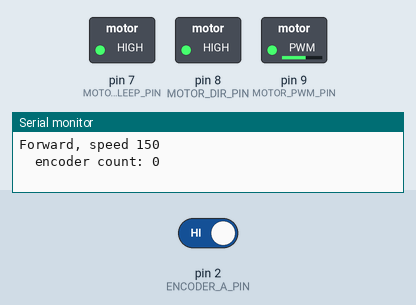
This sketch was run on a simulated Arduino Nano, built with avr-gcc and run on an emulated ATmega328P. Shown: switched loads named in the sketch (green lamp = pin HIGH), the last lines printed to the serial monitor. Inputs (shaded band) come from the test bench; at power-on: pin 2 (ENCODER_A_PIN) HIGH.

Above: at 2.05 s.
At 5.05 s:
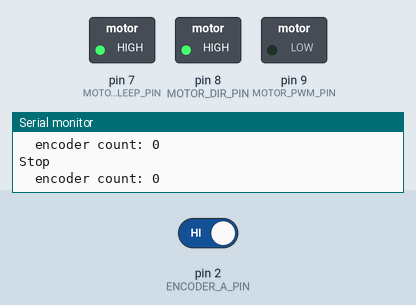
At 6.5 s:
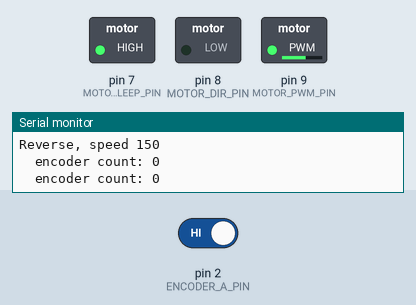
At 11.0 s:
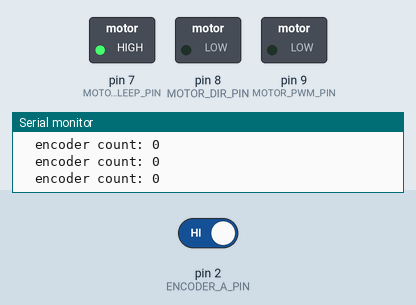
Timing chart, 0 to 13.7 s (numbered marks = the images above):
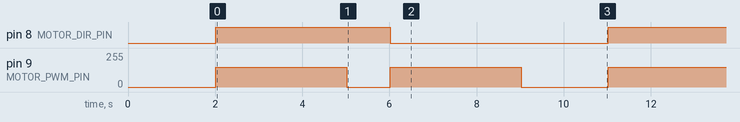

Measured:
- by itself, pin 8 (MOTOR_DIR_PIN): alternates HIGH for 4.0 s and LOW for 5.0 s
- by itself, pin 9 (MOTOR_PWM_PIN): repeats every 9.0 s: 0/255 1.0 s, 150/255 3.0 s, 0/255 2.0 s, 150/255 3.0 s

The sketch:

motor_spin_test.ino
```cpp
// ============================================================
// MOTOR SPIN TEST - Arduino IDE version
// Board: Arduino Nano
// Purpose: confirm the DRV8874 driver + FIT0186 motor spin,
// and that the encoder is counting.
// ============================================================

// --- Pin definitions (match your wiring) ---
const int MOTOR_PWM_PIN   = 9;   // driver PWM (speed)
const int MOTOR_DIR_PIN   = 8;   // driver DIR (direction)
const int MOTOR_SLEEP_PIN = 7;   // driver nSLEEP - must be HIGH to enable

const int ENCODER_A_PIN = 2;     // encoder channel A (interrupt pin)
const int ENCODER_B_PIN = 3;     // encoder channel B

volatile long encoderCount = 0;

void encoderISR() {
  bool bState = digitalRead(ENCODER_B_PIN);
  if (bState) {
    encoderCount++;
  } else {
    encoderCount--;
  }
}

void setup() {
  Serial.begin(9600);
  Serial.println("=== Motor Spin Test ===");

  pinMode(MOTOR_PWM_PIN, OUTPUT);
  pinMode(MOTOR_DIR_PIN, OUTPUT);
  pinMode(MOTOR_SLEEP_PIN, OUTPUT);

  digitalWrite(MOTOR_SLEEP_PIN, HIGH); // wake up the driver
  digitalWrite(MOTOR_PWM_PIN, LOW);

  pinMode(ENCODER_A_PIN, INPUT_PULLUP);
  pinMode(ENCODER_B_PIN, INPUT_PULLUP);
  attachInterrupt(digitalPinToInterrupt(ENCODER_A_PIN), encoderISR, RISING);

  Serial.println("Setup complete. Starting spin test in 2 seconds...");
  delay(2000);
}

void loop() {
  // Spin forward at moderate speed
  Serial.println("Forward, speed 150");
  digitalWrite(MOTOR_DIR_PIN, HIGH);
  analogWrite(MOTOR_PWM_PIN, 150);
  printEncoderFor(3000);

  // Stop
  Serial.println("Stop");
  analogWrite(MOTOR_PWM_PIN, 0);
  printEncoderFor(1000);

  // Spin reverse at moderate speed
  Serial.println("Reverse, speed 150");
  digitalWrite(MOTOR_DIR_PIN, LOW);
  analogWrite(MOTOR_PWM_PIN, 150);
  printEncoderFor(3000);

  // Stop before repeating
  Serial.println("Stop");
  analogWrite(MOTOR_PWM_PIN, 0);
  printEncoderFor(2000);
}

// Prints encoder count every 250ms for the given duration (ms)
void printEncoderFor(unsigned long durationMs) {
  unsigned long start = millis();
  while (millis() - start < durationMs) {
    Serial.print("  encoder count: ");
    Serial.println(encoderCount);
    delay(250);
  }
}
```
